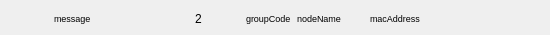
<?xml version="1.0" encoding="UTF-8"?>
<ui version="4.0">
 <class>StatusBarWidget</class>
 <widget class="QWidget" name="StatusBarWidget">
  <property name="geometry">
   <rect>
    <x>0</x>
    <y>0</y>
    <width>550</width>
    <height>35</height>
   </rect>
  </property>
  <property name="windowTitle">
   <string>Form</string>
  </property>
  <layout class="QGridLayout" name="gridLayout">
   <property name="leftMargin">
    <number>3</number>
   </property>
   <property name="topMargin">
    <number>5</number>
   </property>
   <property name="rightMargin">
    <number>0</number>
   </property>
   <property name="bottomMargin">
    <number>3</number>
   </property>
   <item row="0" column="0">
    <widget class="DLabel" name="connected">
     <property name="sizePolicy">
      <sizepolicy hsizetype="Preferred" vsizetype="Preferred">
       <horstretch>10</horstretch>
       <verstretch>1</verstretch>
      </sizepolicy>
     </property>
     <property name="minimumSize">
      <size>
       <width>25</width>
       <height>0</height>
      </size>
     </property>
     <property name="text">
      <string/>
     </property>
     <property name="pixmap">
      <pixmap>:/new/png_16x16/png_16x16/process-stop.png</pixmap>
     </property>
     <property name="alignment">
      <set>Qt::AlignCenter</set>
     </property>
    </widget>
   </item>
   <item row="0" column="5">
    <widget class="DLabel" name="macAddress">
     <property name="sizePolicy">
      <sizepolicy hsizetype="Preferred" vsizetype="Preferred">
       <horstretch>40</horstretch>
       <verstretch>1</verstretch>
      </sizepolicy>
     </property>
     <property name="font">
      <font>
       <pointsize>7</pointsize>
      </font>
     </property>
     <property name="text">
      <string>macAddress</string>
     </property>
    </widget>
   </item>
   <item row="0" column="4">
    <widget class="DLabel" name="nodeName">
     <property name="sizePolicy">
      <sizepolicy hsizetype="Preferred" vsizetype="Preferred">
       <horstretch>15</horstretch>
       <verstretch>1</verstretch>
      </sizepolicy>
     </property>
     <property name="font">
      <font>
       <pointsize>7</pointsize>
      </font>
     </property>
     <property name="text">
      <string>nodeName</string>
     </property>
    </widget>
   </item>
   <item row="0" column="2">
    <widget class="DLabel" name="calledCount">
     <property name="sizePolicy">
      <sizepolicy hsizetype="Preferred" vsizetype="Preferred">
       <horstretch>10</horstretch>
       <verstretch>1</verstretch>
      </sizepolicy>
     </property>
     <property name="text">
      <string>2</string>
     </property>
    </widget>
   </item>
   <item row="0" column="3">
    <widget class="DLabel" name="groupCode">
     <property name="sizePolicy">
      <sizepolicy hsizetype="Preferred" vsizetype="Preferred">
       <horstretch>5</horstretch>
       <verstretch>1</verstretch>
      </sizepolicy>
     </property>
     <property name="font">
      <font>
       <pointsize>7</pointsize>
      </font>
     </property>
     <property name="text">
      <string>groupCode</string>
     </property>
    </widget>
   </item>
   <item row="0" column="1">
    <widget class="DLabel" name="message">
     <property name="sizePolicy">
      <sizepolicy hsizetype="Preferred" vsizetype="Preferred">
       <horstretch>30</horstretch>
       <verstretch>1</verstretch>
      </sizepolicy>
     </property>
     <property name="font">
      <font>
       <pointsize>7</pointsize>
      </font>
     </property>
     <property name="text">
      <string>message</string>
     </property>
    </widget>
   </item>
  </layout>
 </widget>
 <customwidgets>
  <customwidget>
   <class>DLabel</class>
   <extends>QLabel</extends>
   <header>Label/dlabel.h</header>
   <container>1</container>
  </customwidget>
 </customwidgets>
 <resources/>
 <connections/>
</ui>
